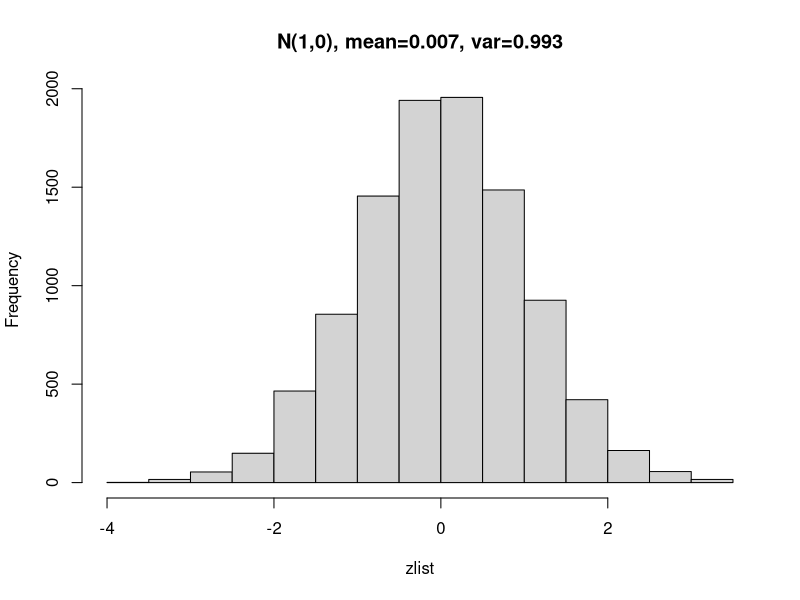
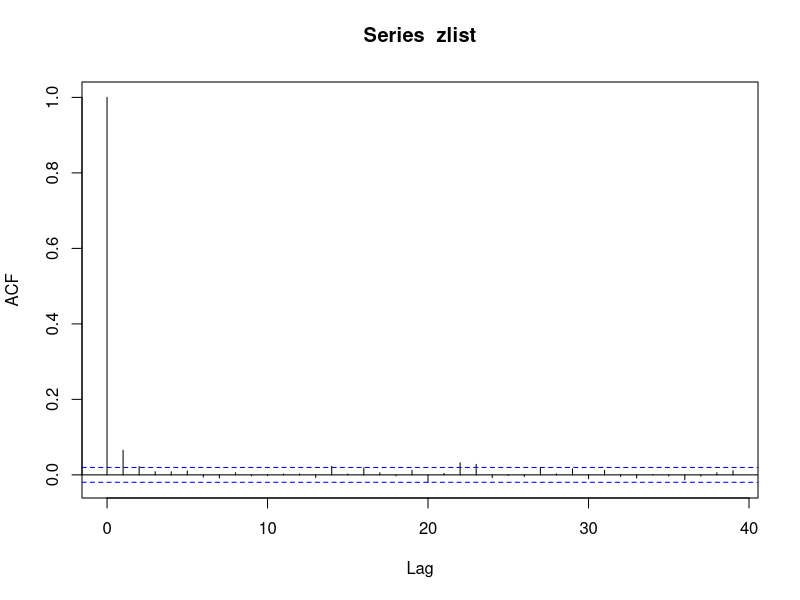
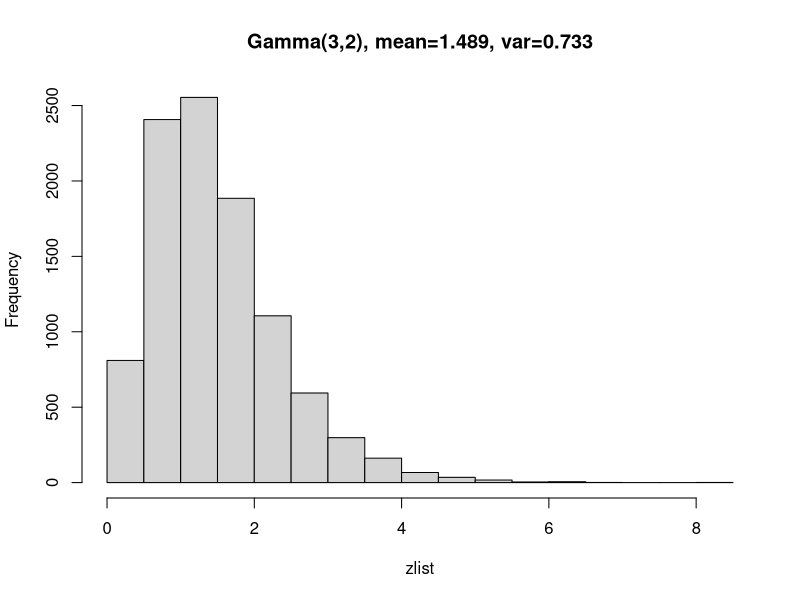
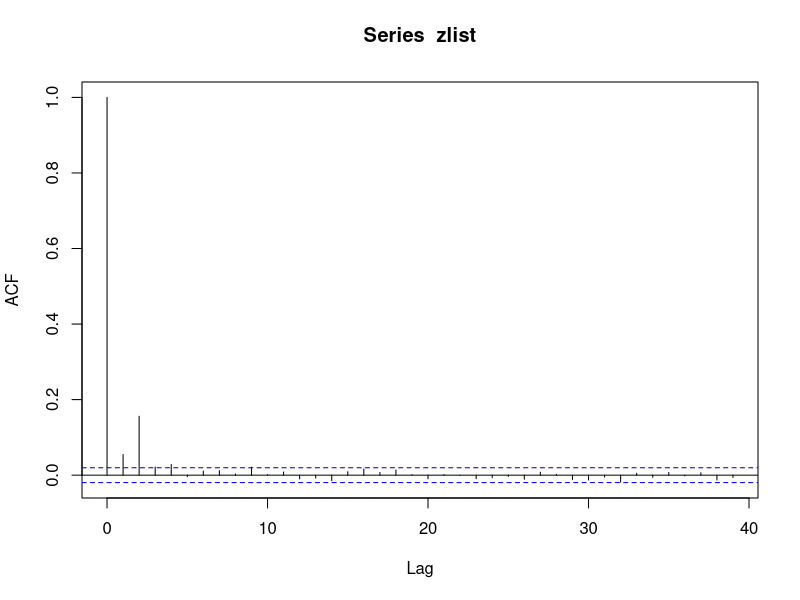
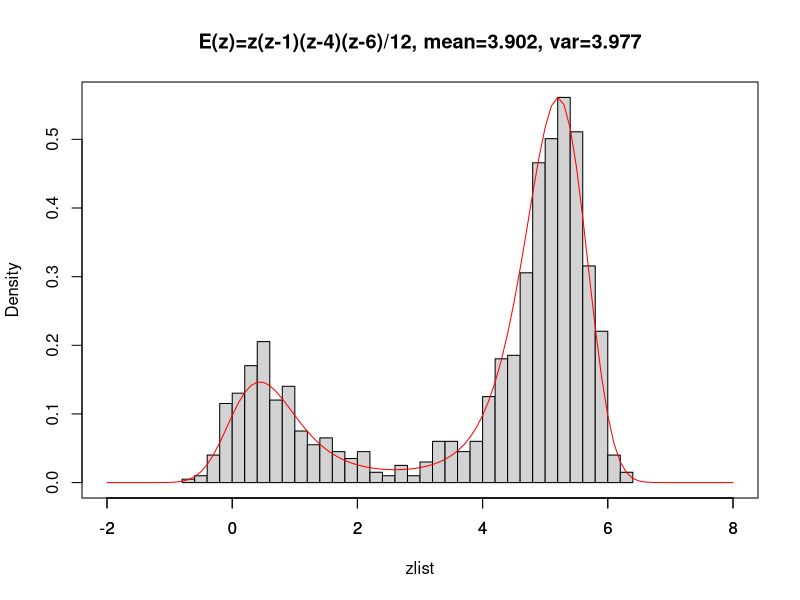
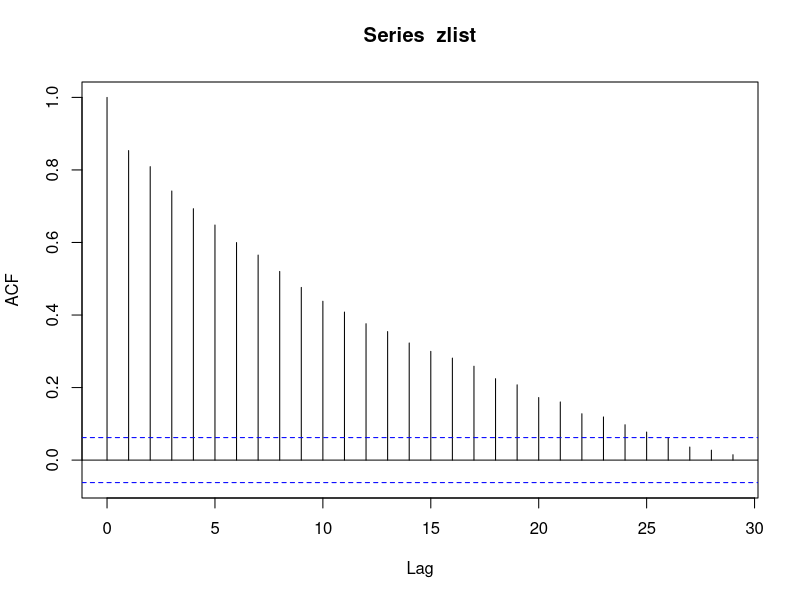

The R script that drew these images, in order:
# Hybrid Monte Carlo sampling

N <- 10000; # number of sampling

hmc_sampling <- function(N, E, partial_E, leapfrog_count=100, leapfrog_epsilon=0.01) {
	r <- rnorm(1,0,1);
	z <- 1;
	zlist <- c();

	for(i in 1:N) {
		H <- E(z) + r^2/2;
		# leapfrog
		e <- sample(c(-1,1), 1) * runif(1, 0.9, 1.1) * leapfrog_epsilon;
		z2 <- z;
		r2 <- r - e * partial_E(z2) / 2;
		count = sample(leapfrog_count:(leapfrog_count*2), 1)
		for(j in 1:count) {
			z2 <- z2 + e * r2;
			r2 <- r2 - e * partial_E(z2);
		}
		r2 <- r2 - e * partial_E(z2) / 2;
		dH <- H - (E(z2) + r2^2/2);
		if (dH > 0 || runif(1) < exp(dH)) {
			z <- z2;
			zlist <- append(zlist, z);

			# resampling of r from p(r|z) = p(r) = N(0,1)
			r <- rnorm(1,0,1);
		} else {
			#cat(sprintf("%d: rejected\n", i));
		}
	}
	cat(sprintf("reject: %d / %d\n", N-length(zlist), N));
	zlist;
}

png();

# p(z) = N(0,1) = exp(-z^2/2)/sqrt(2pi)
# E(z) = z^2/2, Zp = sqrt(2pi), dE/dz = z
# Hamiltonian: H(z,r) = E(z) + K(r) = z^2/2 + r^2/2
zlist <- hmc_sampling(N, function(z)z**2/2, function(z)z);
hist(zlist, breaks=20, main=sprintf("N(1,0), mean=%.3f, var=%.3f", mean(zlist), var(zlist)));
acf(zlist);

# p(z) = Gamma(a,b) = 1/Zp * exp((a-1)ln z - bz)
# E(z) = -(a-1)ln z + bz, dE/dz = b - (a-1)/z
a <- 3;
b <- 2;
zlist <- hmc_sampling(N, function(z)b*z-(a-1)*log(z), function(z)b-(a-1)/z);
hist(zlist, breaks=20, main=sprintf("Gamma(%d,%d), mean=%.3f, var=%.3f", a, b, mean(zlist), var(zlist)));
acf(zlist);

# E(z) = 1/12 z(z-1)(z-4)(z-6) = (z^4-11z^3+34z^2-24z)/12
# dE/dz = (4z^3-33z^2+68z-24)/12
N <- 1000
zlist <- hmc_sampling(N, function(z)z*(z-1)*(z-4)*(z-6)/12, function(z)(4*z**3-33*z**2+68*z-24)/12, 
	leapfrog_count=400, leapfrog_epsilon=0.005);
hist(zlist, breaks=30, main=sprintf("E(z)=z(z-1)(z-4)(z-6)/12, mean=%.3f, var=%.3f", mean(zlist), var(zlist)), freq=F, xlim=c(-2,8));
par(new=T);
plot(function(z)exp(-z*(z-1)*(z-4)*(z-6)/12), xlim=c(-2,8), col="red", ann=F, yaxt="n");

acf(zlist);
